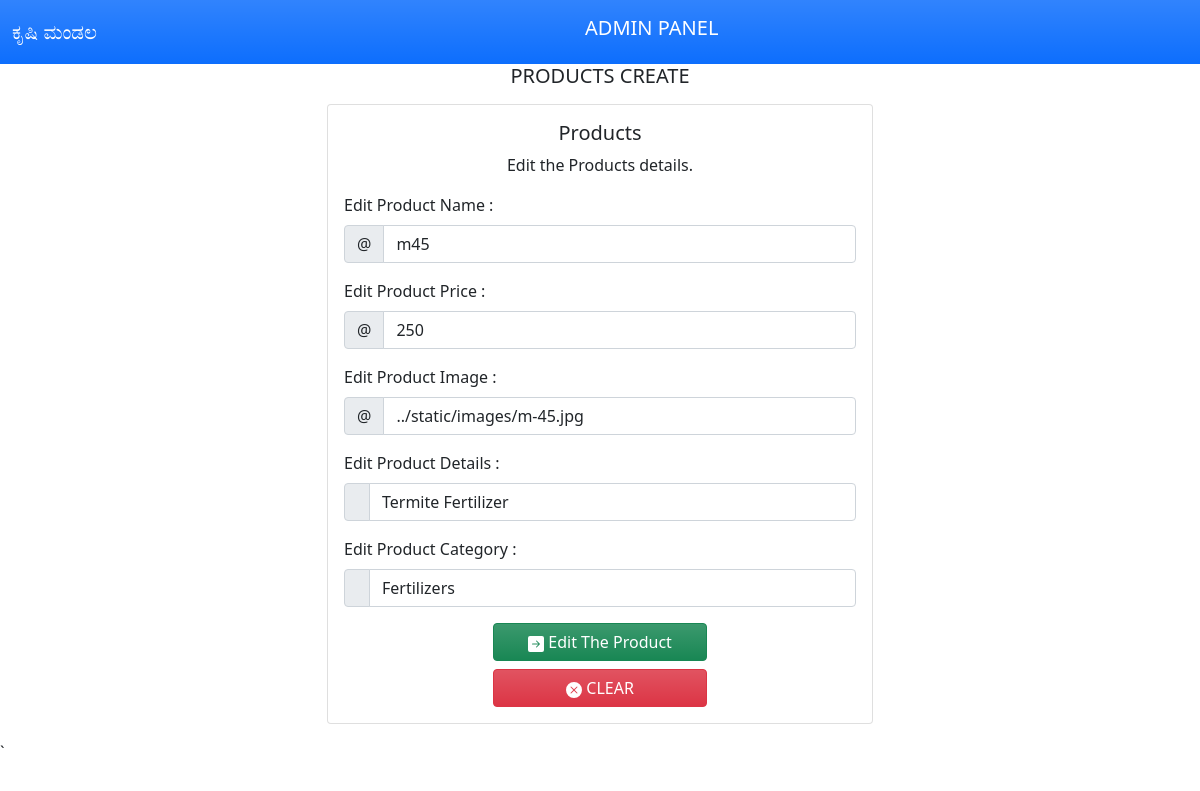
Page /admin/products_edit/1 on the committed database.
### tables this page shows
CREATE TABLE "products" (
	"Id"	INTEGER,
	"pname"	TEXT,
	"price"	INTEGER,
	"image"	BLOB,
	"details"	TEXT,
	"category"	TEXT,
	PRIMARY KEY("Id" AUTOINCREMENT)
);

### app.py (the view)
@app.get("/admin/products_edit/{pid}", response_class=HTMLResponse)
def admin_product_edit(request: Request,pid: int = 0):
     con = sqlite3.connect("Myapp.db")
     con.row_factory = sqlite3.Row
     cur = con.cursor()
     cur.execute("select * from products  where id=?" , [pid])
     products = cur.fetchall()
     con.close
     return templates.TemplateResponse("/admin/products_edit.html", {"request": request , "products":products , "pid" : pid} )

### templates/admin/products_edit.html (shortened to what this page needs)
{% extends "/admin/base.html" %}
{% block content  %}
<div class="container">
    <h5 class="text-center">PRODUCTS CREATE</h5>
    <form class="my-3" method="POST" action="/admin/products_create ">
        <div class="row">
              <div class="col-md-3"></div>
              <div class="col-md-6">
                  <div class="card" >
                      <div class="card-body">
                          <h5 class="card-title text-center">Products</h5>
                          <p class="card-text text-center"> Edit the Products details.</p>
                            {% for product in products %}
                          <label for="pname" class="form-label">Edit Product Name :</label>
                          <div class="input-group mb-3">
                              <span class="input-group-text" id="pname">@</span>
                              <input type="text" id="pname" name="pname" class="form-control" placeholder="Product name"
                                value="{{product.pname}} " aria-label="pname" aria-describedby="basic-addon1" required>
                          </div>
                          <label for="price" class="form-label">Edit Product Price :</label>
                          <div class="input-group mb-3">
                              <span class="input-group-text" id="price">@</span>
                              <input type="text" id="price" name="price" class="form-control" placeholder="Product price"
                             value="{{product.price}} "  aria-label="price" aria-describedby="basic-addon1" required>
                          </div>
                          <label for="image" class="form-label">Edit Product Image :</label>
                          <div class="input-group mb-3">
                              <span class="input-group-text" id="image">@</span>
                              <input type="text" id="image" name="image" class="form-control" placeholder="Product image"
                                value="{{product.image}} "  aria-label="image" aria-describedby="basic-addon1" required>
                          </div>
                          <label for="details" class="form-label">Edit Product Details :</label>
                          <div class="input-group mb-3">
                              <span class="input-group-text" id="details"></span>
                              <input type="text" id="details" name="details" class="form-control" placeholder="Product details"
                                value="{{product.details}}"  aria-label="details" aria-describedby="basic-addon1" required>
                          </div>
                          <label for="details" class="form-label">Edit Product Category :</label>
                          <div class="input-group mb-3">
                              <span class="input-group-text" id="details"></span>
                              <input type="text" id="details" value="{{product.category}}" name="category" class="form-control" placeholder="Product details"
                                 aria-label="details" aria-describedby="basic-addon1" required>
                          </div>
                          <div class="d-grid gap-2 col-5 mx-auto">
                          <button class="btn btn-success bg-gradient" type="submit"> Edit The Product</button>
                          <button class="btn btn-danger bg-gradient" type="reset"> CLEAR</button>
                          </div>
                          {% endfor %}
                      </div>
                  </div>
              </div>
   </form>
</div>
{% endblock %}

### templates/admin/base.html (style rules this page uses)
.bg { background: url("https://th.bing.com/th/id/R.9215505d682ec7d7e5d8d9f361c9c3e3?rik=KPCJr8sgAungvw&riu=http%3a%2f%2fcdn.wallpapersafari.com%2f18%2f4%2ff6SdYa.jpg&ehk=cq1hCv1JtLpCF40gnczGRCHjMcMVlnCCGg7NKrGHhuc%3d&risl=&pid=ImgRaw&r=0 "); object-fit: cover; }

### rows in the picture
products: pname "m45", price "250", image "../static/images/m-45.jpg", details "Termite Fertilizer", category "Fertilizers"
